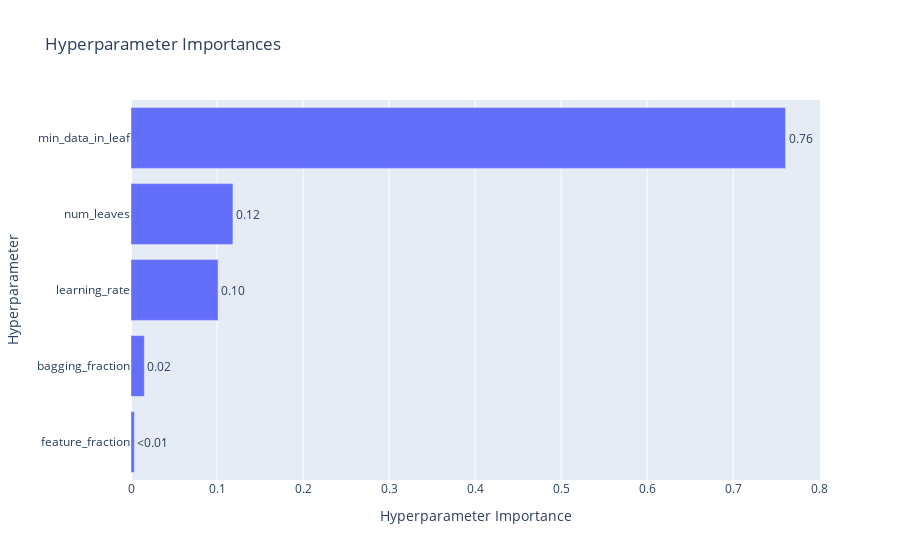

Notebook source saved alongside this figure:
### Code cell
plot_param_importances(study)

### Figure 1 — Plotly figure (JSON) as saved in the notebook; plotly's stock layout.template omitted (floating-point values rounded to 4 significant figures)
{"data": [{"cliponaxis": false, "hovertemplate": ["feature_fraction (FloatDistribution): 0.003944343075155777<extra></extra>", "bagging_fraction (FloatDistribution): 0.015511941201900076<extra></extra>", "learning_rate (FloatDistribution): 0.101209178763701<extra></extra>", "num_leaves (IntDistribution): 0.11850856216016663<extra></extra>", "min_data_in_leaf (IntDistribution): 0.7608259747990767<extra></extra>"], "name": "Objective Value", "orientation": "h", "text": ["<0.01", "0.02", "0.10", "0.12", "0.76"], "textposition": "outside", "type": "bar", "x": [0.003944, 0.01551, 0.1012, 0.1185, 0.7608], "y": ["feature_fraction", "bagging_fraction", "learning_rate", "num_leaves", "min_data_in_leaf"]}], "layout": {"title": {"text": "Hyperparameter Importances"}, "xaxis": {"title": {"text": "Hyperparameter Importance"}}, "yaxis": {"title": {"text": "Hyperparameter"}}}}
